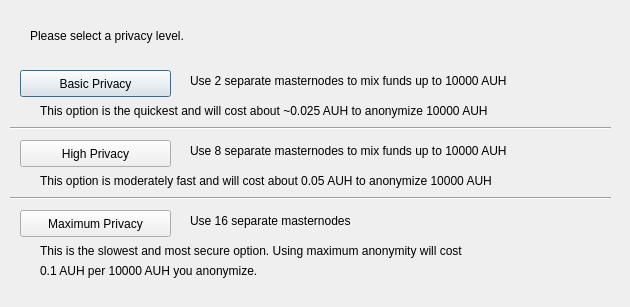
<?xml version="1.0" encoding="UTF-8"?>
<ui version="4.0">
 <class>DarksendConfig</class>
 <widget class="QDialog" name="DarksendConfig">
  <property name="geometry">
   <rect>
    <x>0</x>
    <y>0</y>
    <width>630</width>
    <height>307</height>
   </rect>
  </property>
  <property name="windowTitle">
   <string>Configure Darksend</string>
  </property>
  <widget class="QPushButton" name="buttonBasic">
   <property name="geometry">
    <rect>
     <x>20</x>
     <y>70</y>
     <width>151</width>
     <height>27</height>
    </rect>
   </property>
   <property name="text">
    <string>Basic Privacy</string>
   </property>
  </widget>
  <widget class="QPushButton" name="buttonHigh">
   <property name="geometry">
    <rect>
     <x>20</x>
     <y>140</y>
     <width>151</width>
     <height>27</height>
    </rect>
   </property>
   <property name="text">
    <string>High Privacy</string>
   </property>
  </widget>
  <widget class="QPushButton" name="buttonMax">
   <property name="geometry">
    <rect>
     <x>20</x>
     <y>210</y>
     <width>151</width>
     <height>27</height>
    </rect>
   </property>
   <property name="text">
    <string>Maximum Privacy</string>
   </property>
  </widget>
  <widget class="QLabel" name="label">
   <property name="geometry">
    <rect>
     <x>30</x>
     <y>20</y>
     <width>571</width>
     <height>31</height>
    </rect>
   </property>
   <property name="text">
    <string>Please select a privacy level.</string>
   </property>
  </widget>
  <widget class="QLabel" name="label_2">
   <property name="geometry">
    <rect>
     <x>190</x>
     <y>70</y>
     <width>421</width>
     <height>21</height>
    </rect>
   </property>
   <property name="text">
    <string>Use 2 separate masternodes to mix funds up to 10000 AUH</string>
   </property>
  </widget>
  <widget class="QLabel" name="label_3">
   <property name="geometry">
    <rect>
     <x>190</x>
     <y>140</y>
     <width>411</width>
     <height>21</height>
    </rect>
   </property>
   <property name="text">
    <string>Use 8 separate masternodes to mix funds up to 10000 AUH</string>
   </property>
  </widget>
  <widget class="QLabel" name="label_4">
   <property name="geometry">
    <rect>
     <x>190</x>
     <y>210</y>
     <width>421</width>
     <height>21</height>
    </rect>
   </property>
   <property name="text">
    <string>Use 16 separate masternodes</string>
   </property>
  </widget>
  <widget class="QLabel" name="label_6">
   <property name="geometry">
    <rect>
     <x>40</x>
     <y>100</y>
     <width>561</width>
     <height>21</height>
    </rect>
   </property>
   <property name="text">
    <string>This option is the quickest and will cost about ~0.025 AUH to anonymize 10000 AUH</string>
   </property>
  </widget>
  <widget class="QLabel" name="label_7">
   <property name="geometry">
    <rect>
     <x>40</x>
     <y>170</y>
     <width>561</width>
     <height>21</height>
    </rect>
   </property>
   <property name="text">
    <string>This option is moderately fast and will cost about 0.05 AUH to anonymize 10000 AUH</string>
   </property>
  </widget>
  <widget class="QLabel" name="label_8">
   <property name="geometry">
    <rect>
     <x>40</x>
     <y>240</y>
     <width>561</width>
     <height>21</height>
    </rect>
   </property>
   <property name="text">
    <string>This is the slowest and most secure option. Using maximum anonymity will cost</string>
   </property>
  </widget>
  <widget class="QLabel" name="label_9">
   <property name="geometry">
    <rect>
     <x>40</x>
     <y>260</y>
     <width>561</width>
     <height>21</height>
    </rect>
   </property>
   <property name="text">
    <string>0.1 AUH per 10000 AUH you anonymize.</string>
   </property>
  </widget>
  <widget class="Line" name="line">
   <property name="geometry">
    <rect>
     <x>10</x>
     <y>120</y>
     <width>601</width>
     <height>16</height>
    </rect>
   </property>
   <property name="orientation">
    <enum>Qt::Horizontal</enum>
   </property>
  </widget>
  <widget class="Line" name="line_2">
   <property name="geometry">
    <rect>
     <x>10</x>
     <y>190</y>
     <width>601</width>
     <height>16</height>
    </rect>
   </property>
   <property name="orientation">
    <enum>Qt::Horizontal</enum>
   </property>
  </widget>
 </widget>
 <resources/>
 <connections/>
</ui>
